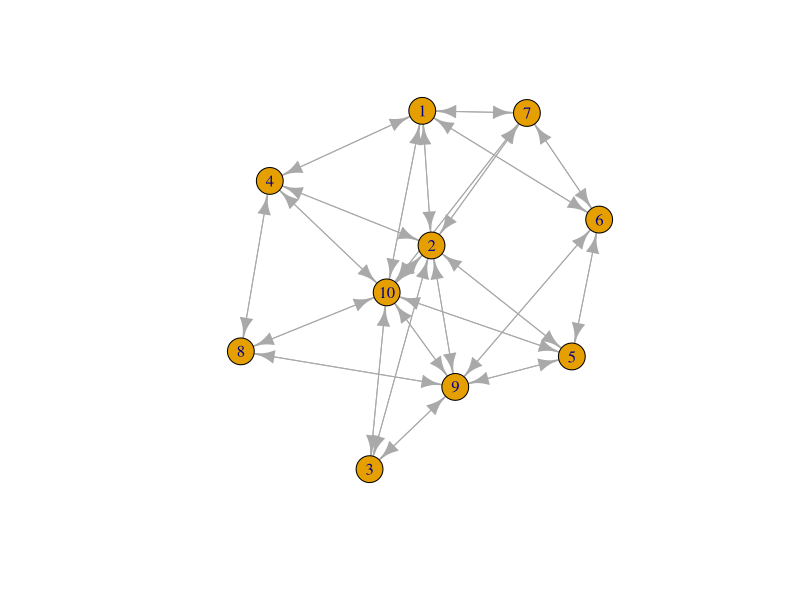

The R script that drew this image:
#png("BFS")

r <- 10
c <- 10
m0 <- matrix(0, r, c)
A <- apply(m0, c(1,2), function(x) sample(c(0,1),1)) 
diag(A) <- 0

for (i in 1:10)
 {
  for (j in 1:10)
   {
    A[i,j] = A[j,i]
   }
 }
 
unvis <- r
vis <- 0
x <- list()

while(unvis != 0)
{	
	for(k in 1:r)
	{
	   A1 <- A[k,]
	   len <- length(A1[A1 == TRUE])
	   A1_log<-A1 == 1 
	   working <- which(A1_log,arr.ind=FALSE,useNames = T)
	   i = 1
	       for(j in 1:len)	
	        {
	          nb = working[j]
 	          Ps <- j
 	          x[[paste0("elements",j)]] <- Ps
 	          #list(x)
 	          print(list(x))
	        }
	        vis = vis + 1
	   	print(vis)
	   	unvis = unvis - 1
	   	print(unvis)
	  	k = k + 1		
	}
	
	   
}
library(igraph)
plot(graph_from_adjacency_matrix(A))
#dev.off()
